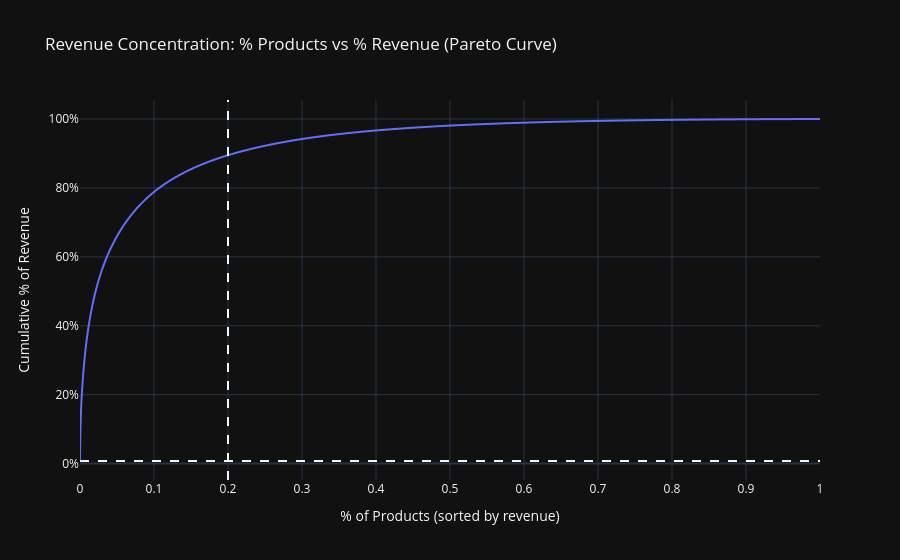

Notebook code for this chart:
### Markdown cell above
### Revenue Concentration Curve (Pareto / Lorenz)

### What it answers: Do a few products drive most of the revenue? (Usually yes.)

### Code cell
prod_rev = (
    df.groupby("product_id")["unit_price"].sum()
    .sort_values(ascending=False)
    .reset_index(name="revenue")
)

prod_rev["product_rank_pct"] = (np.arange(len(prod_rev)) + 1) / len(prod_rev)
prod_rev["cum_revenue_pct"] = prod_rev["revenue"].cumsum() / prod_rev["revenue"].sum()

fig = px.line(
    prod_rev,
    x="product_rank_pct",
    y="cum_revenue_pct",
    title="Revenue Concentration: % Products vs % Revenue (Pareto Curve)"
)
fig.update_xaxes(title="% of Products (sorted by revenue)")
fig.update_yaxes(title="Cumulative % of Revenue", tickformat=".0%")

# Helpful markers: 20% products line
fig.add_vline(x=0.2, line_dash="dash")
fig.add_hline(y=float(prod_rev.loc[(prod_rev["product_rank_pct"]>=0.2).idxmin(), "cum_revenue_pct"]), line_dash="dash")

fig.show()

### Figure 1 — Plotly figure (JSON) as saved in the notebook; plotly's stock layout.template omitted (floating-point values rounded to 4 significant figures; data arrays with more than 128 entries replaced by an {"elided": "..."} marker saying what was removed)
{"data": [{"hovertemplate": "product_rank_pct=%{x}<br>cum_revenue_pct=%{y}<extra></extra>", "legendgroup": "", "line": {"color": "#636efa", "dash": "solid"}, "marker": {"symbol": "circle"}, "mode": "lines", "name": "", "showlegend": false, "x": {"elided": "49685 float values"}, "xaxis": "x", "y": {"elided": "49685 float values"}, "yaxis": "y", "type": "scattergl"}], "layout": {"xaxis": {"anchor": "y", "domain": [0.0, 1.0], "title": {"text": "% of Products (sorted by revenue)"}}, "yaxis": {"anchor": "x", "domain": [0.0, 1.0], "title": {"text": "Cumulative % of Revenue"}, "tickformat": ".0%"}, "legend": {"tracegroupgap": 0}, "title": {"text": "Revenue Concentration: % Products vs % Revenue (Pareto Curve)"}, "shapes": [{"line": {"dash": "dash"}, "type": "line", "x0": 0.2, "x1": 0.2, "xref": "x", "y0": 0, "y1": 1, "yref": "y domain"}, {"line": {"dash": "dash"}, "type": "line", "x0": 0, "x1": 1, "xref": "x domain", "y0": 0.007469, "y1": 0.007469, "yref": "y"}]}}
